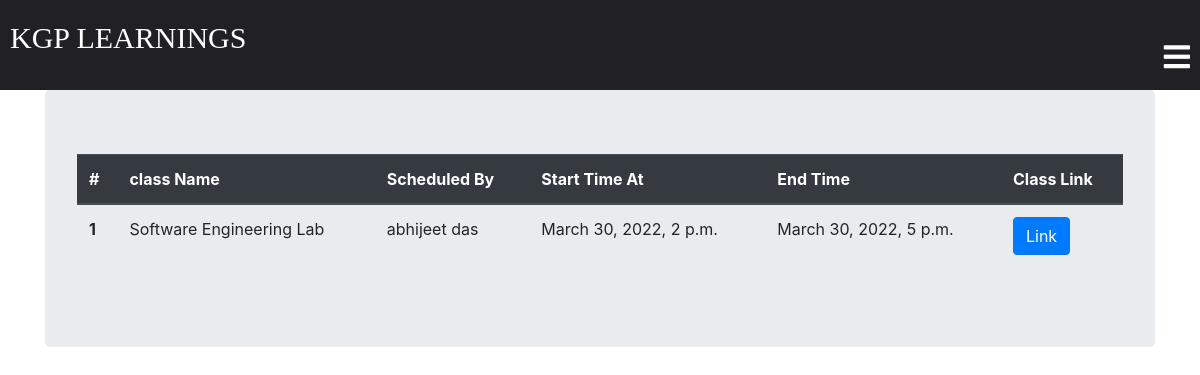
Page /classroom/class_liveClass/ (signed in) on the earlier database version.
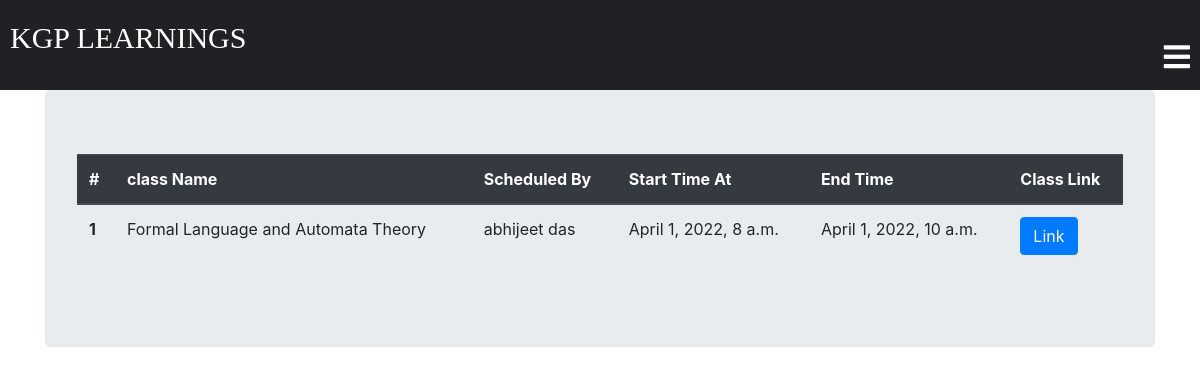
Same page on the later database version.
### classroom/models.py (models this page shows, shortened)
class LiveClass(models.Model):
    student = models.ManyToManyField(Student, related_name='student_liveClass')
    teacher = models.ForeignKey(
        Teacher, related_name='teacher_liveClass', on_delete=models.CASCADE, default=None)
    created_at = models.DateTimeField(auto_now=True)
    StartTime = models.DateTimeField(auto_now=False, null=True)
    Classlink = models.CharField(max_length=250)
    EndTime = models.DateTimeField(auto_now=False, null=True)
    ClassName = models.CharField(max_length=250)
    class Meta:
        ordering = ['-created_at']

class Teacher(models.Model):
    user = models.OneToOneField(
        User, on_delete=models.CASCADE, primary_key=True, related_name='Teacher')
    teacher_profile_pic = models.ImageField(
        upload_to="classroom/teacher_profile_pic", blank=True)
    subject_name = models.CharField(max_length=250)
    email = models.EmailField(max_length=254)
    name = models.CharField(max_length=250)
    class_students = models.ManyToManyField(Student, through="StudentsInClass")
    phone = models.IntegerField()
    def __str__(self):
        return self.name

### classroom/views.py (the view)
# urls.py: path('class_liveClass/',views.class_liveClass,name="class_liveClass"),
@login_required
def class_liveClass(request):
    currentDateTime = datetime.datetime.now()
    template = "class_liveClass.html"
    student = request.user.Student
    return render(request, template, {'student': student, 'currentDateTime': currentDateTime})

### template/class_liveClass.html (shortened to what this page needs)
{% extends 'base.html' %}
{% block content %}
<div class="container">
  <div class="jumbotron">
    {% if student.student_liveClass.count == 0 %}
    <h2>No classes Yet</h2>
    {% else %}
    <table class="table">
      <thead class="thead-dark">
        <tr>
          <th scope="col">#</th>
          <th scope="col">class Name</th>
          <th scope="col">Scheduled By</th>
          <th scope="col">Start Time At</th>
          <th scope="col">End Time</th>
          <th scope="col">Class Link</th>
        </tr>
      </thead>
      <tbody>
        {% for class in student.student_liveClass.all %}
          <tr>
            <th scope="row">{{ forloop.counter }}</th>
            <td>{{ class.ClassName }}</td>
            <td>{{ class.teacher }}</td>
            <td>{{ class.StartTime }}</td>
            <td>{{ class.EndTime }}</td>
            <td><a href="{{ class.Classlink }}" target="_blank"class="btn btn-primary" target="_blank">Link</a></td>
          </tr>
          {% endfor %}
      </tbody>
    </table>
    {% endif %}
  </div>
</div>
{% endblock %}

Differences in the rows shown:
removed LiveClass: ClassName "Software Engineering Lab", teacher "abhijeet das", StartTime "March 30, 2022, 2 p.m.", EndTime "March 30, 2022, 5 p.m."
added LiveClass: ClassName "Formal Language and Automata Theory", teacher "abhijeet das", StartTime "April 1, 2022, 8 a.m.", EndTime "April 1, 2022, 10 a.m."
